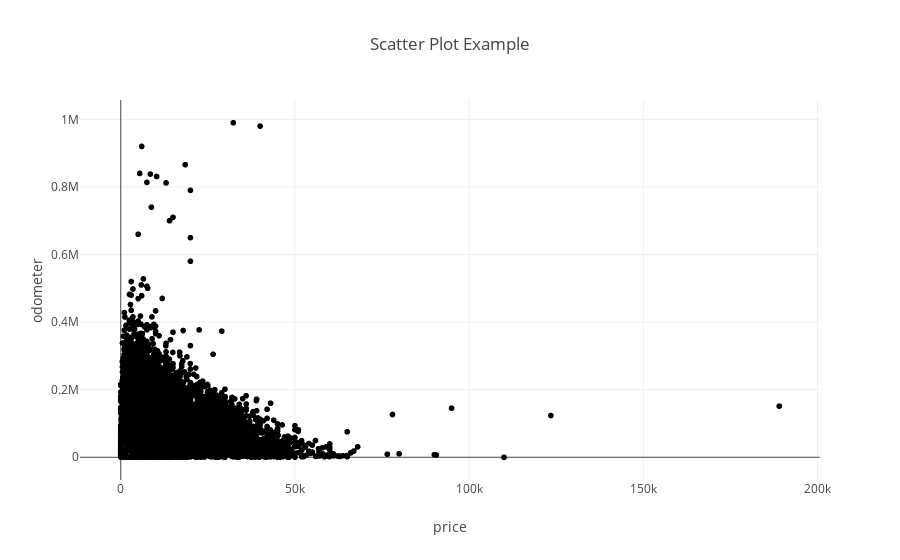

The cell this chart's notebook holds for it:
### Code cell
odom = vehicles_df.groupby('odometer')['price'].mean().reset_index()
odometer_price = px.scatter(odom, x='price', y='odometer', title='Scatter Plot Example')
odometer_price.show()

### Figure 1 — Plotly figure (JSON) as saved in the notebook; plotly's stock layout.template omitted (floating-point values rounded to 4 significant figures; data arrays with more than 128 entries replaced by an {"elided": "..."} marker saying what was removed)
{"data": [{"hovertemplate": "price=%{x}<br>odometer=%{y}<extra></extra>", "legendgroup": "", "marker": {"color": "#000001", "symbol": "circle"}, "mode": "markers", "name": "", "showlegend": false, "type": "scattergl", "x": {"elided": "17762 float values"}, "xaxis": "x", "y": {"elided": "17762 int values"}, "yaxis": "y"}], "layout": {"legend": {"tracegroupgap": 0}, "title": {"text": "Scatter Plot Example"}, "xaxis": {"anchor": "y", "domain": [0, 1], "title": {"text": "price"}}, "yaxis": {"anchor": "x", "domain": [0, 1], "title": {"text": "odometer"}}}}
